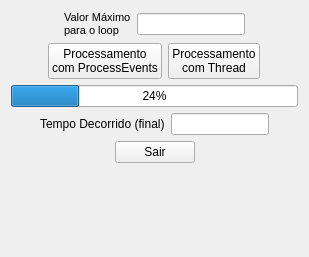
<?xml version="1.0" encoding="UTF-8"?>
<ui version="4.0">
 <class>Widget</class>
 <widget class="QWidget" name="Widget">
  <property name="geometry">
   <rect>
    <x>0</x>
    <y>0</y>
    <width>309</width>
    <height>257</height>
   </rect>
  </property>
  <property name="maximumSize">
   <size>
    <width>16777215</width>
    <height>257</height>
   </size>
  </property>
  <property name="windowTitle">
   <string>Widget</string>
  </property>
  <layout class="QVBoxLayout" name="verticalLayout">
   <item>
    <layout class="QHBoxLayout" name="horizontalLayout">
     <item>
      <spacer name="horizontalSpacer">
       <property name="orientation">
        <enum>Qt::Horizontal</enum>
       </property>
       <property name="sizeHint" stdset="0">
        <size>
         <width>40</width>
         <height>20</height>
        </size>
       </property>
      </spacer>
     </item>
     <item>
      <widget class="QLabel" name="label">
       <property name="text">
        <string>&lt;!DOCTYPE HTML PUBLIC &quot;-//W3C//DTD HTML 4.0//EN&quot; &quot;http://www.w3.org/TR/REC-html40/strict.dtd&quot;&gt;
&lt;html&gt;&lt;head&gt;&lt;meta name=&quot;qrichtext&quot; content=&quot;1&quot; /&gt;&lt;style type=&quot;text/css&quot;&gt;
p, li { white-space: pre-wrap; }
&lt;/style&gt;&lt;/head&gt;&lt;body style=&quot; font-family:'MS Shell Dlg 2'; font-size:8.25pt; font-weight:400; font-style:normal;&quot;&gt;
&lt;p style=&quot; margin-top:0px; margin-bottom:0px; margin-left:0px; margin-right:0px; -qt-block-indent:0; text-indent:0px;&quot;&gt;&lt;span style=&quot; font-size:8pt;&quot;&gt;Valor Máximo&lt;br /&gt;para o loop&lt;/span&gt;&lt;/p&gt;&lt;/body&gt;&lt;/html&gt;</string>
       </property>
      </widget>
     </item>
     <item>
      <widget class="QLineEdit" name="maxloopEdit"/>
     </item>
     <item>
      <spacer name="horizontalSpacer_2">
       <property name="orientation">
        <enum>Qt::Horizontal</enum>
       </property>
       <property name="sizeHint" stdset="0">
        <size>
         <width>40</width>
         <height>20</height>
        </size>
       </property>
      </spacer>
     </item>
    </layout>
   </item>
   <item>
    <layout class="QHBoxLayout" name="horizontalLayout_2">
     <item>
      <spacer name="horizontalSpacer_3">
       <property name="orientation">
        <enum>Qt::Horizontal</enum>
       </property>
       <property name="sizeHint" stdset="0">
        <size>
         <width>40</width>
         <height>20</height>
        </size>
       </property>
      </spacer>
     </item>
     <item>
      <widget class="QPushButton" name="processEventsButton">
       <property name="text">
        <string>Processamento
com ProcessEvents</string>
       </property>
      </widget>
     </item>
     <item>
      <widget class="QPushButton" name="threadButton">
       <property name="text">
        <string>Processamento
com Thread</string>
       </property>
      </widget>
     </item>
     <item>
      <spacer name="horizontalSpacer_4">
       <property name="orientation">
        <enum>Qt::Horizontal</enum>
       </property>
       <property name="sizeHint" stdset="0">
        <size>
         <width>40</width>
         <height>20</height>
        </size>
       </property>
      </spacer>
     </item>
    </layout>
   </item>
   <item>
    <widget class="QProgressBar" name="progressBar">
     <property name="value">
      <number>24</number>
     </property>
     <property name="alignment">
      <set>Qt::AlignCenter</set>
     </property>
     <property name="textVisible">
      <bool>true</bool>
     </property>
     <property name="invertedAppearance">
      <bool>false</bool>
     </property>
     <property name="textDirection">
      <enum>QProgressBar::TopToBottom</enum>
     </property>
    </widget>
   </item>
   <item>
    <layout class="QHBoxLayout" name="horizontalLayout_3">
     <item>
      <spacer name="horizontalSpacer_5">
       <property name="orientation">
        <enum>Qt::Horizontal</enum>
       </property>
       <property name="sizeHint" stdset="0">
        <size>
         <width>40</width>
         <height>20</height>
        </size>
       </property>
      </spacer>
     </item>
     <item>
      <widget class="QLabel" name="label_2">
       <property name="text">
        <string>Tempo Decorrido (final)</string>
       </property>
      </widget>
     </item>
     <item>
      <widget class="QLineEdit" name="timeElapsedEdit">
       <property name="readOnly">
        <bool>true</bool>
       </property>
      </widget>
     </item>
     <item>
      <spacer name="horizontalSpacer_6">
       <property name="orientation">
        <enum>Qt::Horizontal</enum>
       </property>
       <property name="sizeHint" stdset="0">
        <size>
         <width>40</width>
         <height>20</height>
        </size>
       </property>
      </spacer>
     </item>
    </layout>
   </item>
   <item>
    <layout class="QHBoxLayout" name="horizontalLayout_4">
     <item>
      <spacer name="horizontalSpacer_7">
       <property name="orientation">
        <enum>Qt::Horizontal</enum>
       </property>
       <property name="sizeHint" stdset="0">
        <size>
         <width>40</width>
         <height>20</height>
        </size>
       </property>
      </spacer>
     </item>
     <item>
      <widget class="QPushButton" name="closeButton">
       <property name="text">
        <string>Sair</string>
       </property>
      </widget>
     </item>
     <item>
      <spacer name="horizontalSpacer_8">
       <property name="orientation">
        <enum>Qt::Horizontal</enum>
       </property>
       <property name="sizeHint" stdset="0">
        <size>
         <width>40</width>
         <height>20</height>
        </size>
       </property>
      </spacer>
     </item>
    </layout>
   </item>
   <item>
    <spacer name="verticalSpacer">
     <property name="orientation">
      <enum>Qt::Vertical</enum>
     </property>
     <property name="sizeHint" stdset="0">
      <size>
       <width>20</width>
       <height>40</height>
      </size>
     </property>
    </spacer>
   </item>
  </layout>
 </widget>
 <layoutdefault spacing="6" margin="11"/>
 <resources/>
 <connections>
  <connection>
   <sender>closeButton</sender>
   <signal>clicked()</signal>
   <receiver>Widget</receiver>
   <slot>close()</slot>
   <hints>
    <hint type="sourcelabel">
     <x>155</x>
     <y>232</y>
    </hint>
    <hint type="destinationlabel">
     <x>292</x>
     <y>211</y>
    </hint>
   </hints>
  </connection>
 </connections>
</ui>
